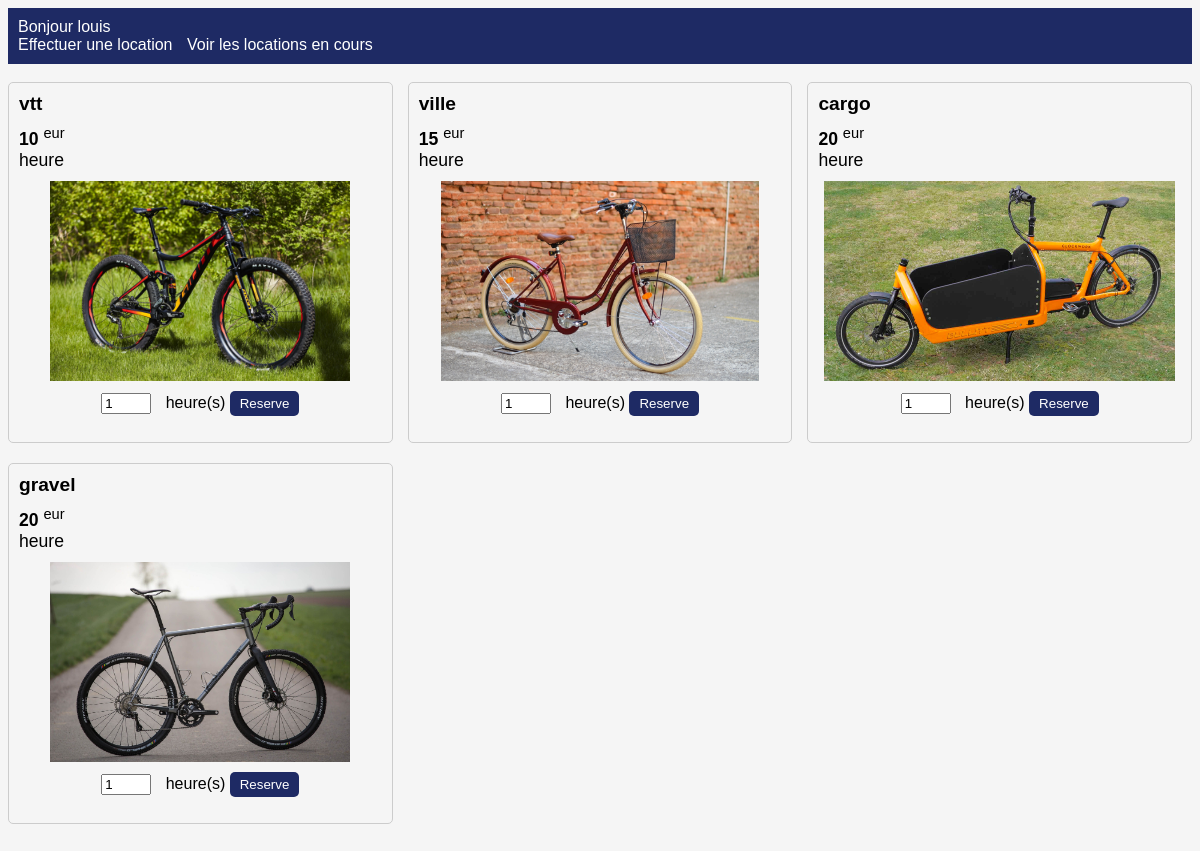
Page /rental.php (signed in) on the committed database.
### tables this page shows
CREATE TABLE IF NOT EXISTS `velo` (
  `ID_velo` int(11) AUTO_INCREMENT,
  `Modele` varchar(20) NOT NULL,
  `Tarif` int(11) NOT NULL,
  `Image` varchar(50) NOT NULL,
  PRIMARY KEY (`ID_velo`)
);

### rental.php (the view, shortened to what this page needs)
<?php
include 'bd_access.php';
?>
<html>
<head>
    <link rel="stylesheet" href="style.css">
</head>
<body>
    <?php
    include "menu.php";
    ?>
    <br />
    <?php
    $date = date('Y-m-d H:i:s');
    $velodispo = $bdd->prepare('SELECT * FROM velo WHERE ID_velo NOT IN(SELECT ID_velo FROM location WHERE Fin > :date)');
    $velodispo->execute(array(
        'date' => $date
    ));
    ?>
    <div class="velo-list">
        <?php
        while ($row = $velodispo->fetch()) {
        ?>
            <div class="velo-item">
                <div class="velo-model"><?php echo $row['Modele']; ?></div>
                <div class="velo-price"><strong><?php echo $row['Tarif']; ?></strong>  <sup>eur</sup><br>heure</div>
                <div class="velo-image"><img src="<?php echo $row['Image']; ?>"></div>
                <div class="velo-reservation">
                    <form action="book.php" method="post">
                        <input type="number" id="duree" name="duree" value="1" size="2" min="1" max="5"> heure(s)
                        <button name="id_velo" value="<?php echo $row['ID_velo']; ?>">Reserve</button>
                    </form>
                </div>
            </div>
        <?php
        }
        ?>
    </div>
</body>
</html>

### style.css (style rules this page uses)
body { font-family: Arial, sans-serif; background-color: #f5f5f5; }
.velo-list { display: flex; flex-wrap: wrap; justify-content: space-between; }
.velo-item { width: calc(33.33% - 10px); margin-bottom: 20px; background-color: #f5f5f5; border: 1px solid #ccc; border-radius: 5px; padding: 10px; box-sizing: border-box; }
.velo-model { font-weight: bold; font-size: 1.2em; margin-bottom: 10px; }
.velo-price { font-size: 1.1em; margin-bottom: 10px; }
.velo-image { text-align: center; margin-bottom: 10px; }
.velo-image img { max-width: 100%; max-height: 200px; }
.velo-reservation { text-align: center; }
.velo-reservation form { display: inline-block; }
.velo-reservation input[type="number"] { width: 50px; margin-right: 10px; }
.velo-reservation button { background-color: #1e2a64; color: #fff; border: none; padding: 5px 10px; border-radius: 5px; cursor: pointer; }

### rows in the picture
velo: Modele "vtt", Tarif "10", Image (picture)
velo: Modele "ville", Tarif "15", Image (picture), $row['ID_velo'] 2 (drawn)
velo: Modele "cargo", Tarif "20", Image (picture), $row['ID_velo'] 3 (drawn)
velo: Modele "gravel", Tarif "20", Image (picture), $row['ID_velo'] 4 (drawn)

### other values in the picture
$_SESSION['username'] "louis"
$label "Effectuer une location"
$label "Voir les locations en cours"
